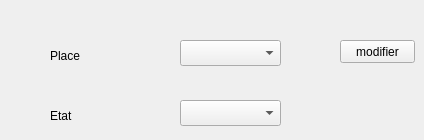
      <widget class="QWidget" name="tab_8">
       <attribute name="title">
        <string>Modifier Places</string>
       </attribute>
       <widget class="QLabel" name="label_5">
        <property name="geometry">
         <rect>
          <x>50</x>
          <y>40</y>
          <width>81</width>
          <height>31</height>
         </rect>
        </property>
        <property name="text">
         <string>Place</string>
        </property>
       </widget>
       <widget class="QLabel" name="label_6">
        <property name="geometry">
         <rect>
          <x>50</x>
          <y>100</y>
          <width>81</width>
          <height>31</height>
         </rect>
        </property>
        <property name="text">
         <string>Etat</string>
        </property>
       </widget>
       <widget class="QPushButton" name="pushButton_2">
        <property name="geometry">
         <rect>
          <x>340</x>
          <y>40</y>
          <width>75</width>
          <height>23</height>
         </rect>
        </property>
        <property name="text">
         <string>modifier</string>
        </property>
       </widget>
       <widget class="QComboBox" name="comboBox_etat_m">
        <property name="geometry">
         <rect>
          <x>180</x>
          <y>100</y>
          <width>101</width>
          <height>26</height>
         </rect>
        </property>
       </widget>
       <widget class="QComboBox" name="comboBox_etat_m_p">
        <property name="geometry">
         <rect>
          <x>180</x>
          <y>40</y>
          <width>101</width>
          <height>26</height>
         </rect>
        </property>
       </widget>
      </widget>
